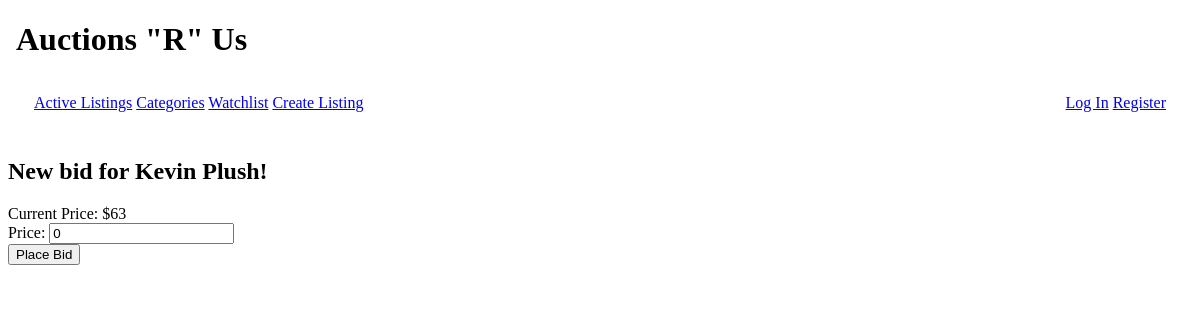
/bid/1, run on an earlier commit of the app's database.
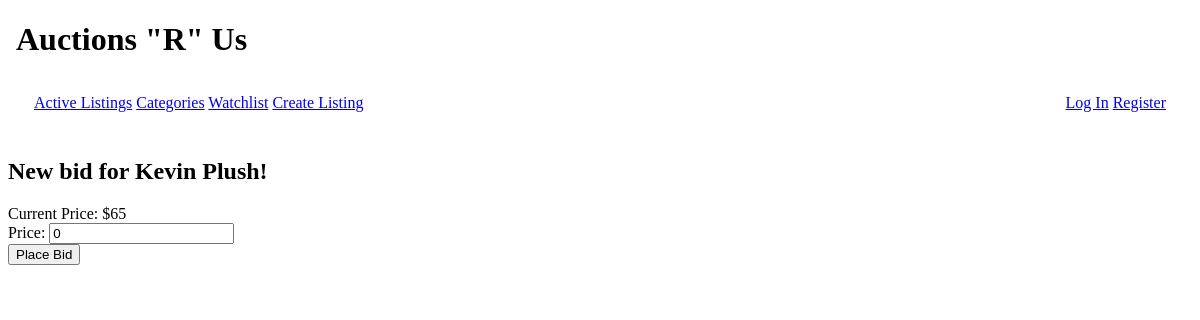
And on a later commit of the database.
### auctions/models.py (models this page shows, shortened)
class Listing(models.Model):
    title = models.CharField(max_length=64)
    desc = models.TextField()
    startbid = models.IntegerField()
    available = models.BooleanField(default=True)
    winner = models.ForeignKey(User, on_delete=models.CASCADE, blank=True, null=True, related_name="winner")
    photo = models.ImageField(upload_to='images/', blank=True)
    photo_url = models.URLField()
    listing_category = models.ForeignKey(Category, on_delete=models.CASCADE, related_name="category")
    seller = models.ForeignKey(User, on_delete=models.CASCADE, blank=True, related_name="seller")

### auctions/views.py (the view)
# urls.py: path("bid/<int:listing_id>", views.bid, name="bid"),
def bid(request, listing_id):
    listing = Listing.objects.get(pk=listing_id)
    message = ""
    if request.method == "POST":
        bid_form = BidForm(request.POST)
        if bid_form.is_valid():
            new_bid = bid_form.save(commit=False)
            if (new_bid.price > listing.startbid):
                new_bid.buyer = request.user
                new_bid.listing = listing
                new_bid.save()
                listing.startbid = new_bid.price
                listing.save()
                return redirect('listing', listing_id=listing_id)
            else:
                message = "Something went wrong with the bid (your bid must be higher than current price)"
                return render(request, "auctions/bid.html", {
                    "bid_form": bid_form,
                    "message": message,
                })
    else:
        bid_form = BidForm()
    return render(request, "auctions/bid.html", {
        'bid_form': bid_form,
        "listing": listing,
    })

### auctions/forms.py
class BidForm(forms.ModelForm):
    class Meta:
        model = Bid
        fields = ('price',)

### auctions/templates/auctions/bid.html (shortened to what this page needs)
{% extends "auctions/layout.html" %}
{% block main %}
    <h2>New bid for {{listing.title}}!</h2>
    <div>Current Price: ${{listing.startbid}}</div>
    <form action="{% url 'bid' listing.id %}" method="POST">
        {{bid_form}}
        <br>
        <button type="submit">Place Bid</button>
    </form>
{% endblock %}

What changed in the data, as far as the page shows it:
changed Listing "Kevin Plush": startbid "63" → "65"
